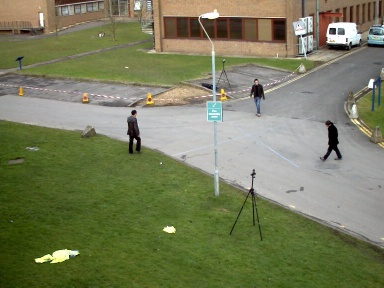
#> input picture .codex_secret_scan/mog-people-tracking/imgs/0001.jpg, 384 x 288 px; its folder holds only this picture in this run
$ python background_mog.py
#> lines starting #> are read from the running program, lines starting #| are printed output that depends on the picture; after the words box and inside, x2 and y2 are one past the last pixel; in counts of white or black regions, pixels touching at a corner belong together
import sys
import os
import numpy as np
import cv2
from scipy.stats import multivariate_normal  # allowed by template, but not required

'''
BG_pivot is the same shape as the input image but with single channel, all pixels have value 1.
'''

class MOG():
    def __init__(self, height=None, width=None, number_of_gaussians=None, background_thresh=None, lr=None):
        if height is None or width is None or number_of_gaussians is None or background_thresh is None or lr is None:
            raise ValueError("MOG init requires height, width, number_of_gaussians, background_thresh, lr")

        self.number_of_gaussians = int(number_of_gaussians)
        self.background_thresh = float(background_thresh)
        self.dist_thresh = 20.0
        self.lr = float(lr)

        self.height = int(height)
        self.width = int(width)

        self.mus = np.zeros((self.height, self.width, self.number_of_gaussians, 3), dtype=np.float32)
        self.sigmaSQs = np.zeros((self.height, self.width, self.number_of_gaussians), dtype=np.float32)
        self.omegas = np.zeros((self.height, self.width, self.number_of_gaussians), dtype=np.float32)

        self.mus[:] = np.array([122, 122, 122], dtype=np.float32)
        self.sigmaSQs[:] = 36.0
        self.omegas[:] = 1.0 / self.number_of_gaussians

    @staticmethod
    def _gauss_prob_iso(x, mu, sigma_sq):
        eps = 1e-6
        sigma_sq = np.maximum(sigma_sq, eps)
        diff = x - mu
        d2 = np.sum(diff * diff, axis=-1)
        norm_const = (2.0 * np.pi * sigma_sq) ** (-1.5)
        return norm_const * np.exp(-0.5 * d2 / sigma_sq)

    def updateParam(self, img, BG_pivot):
        if img is None:
            raise ValueError("updateParam got img=None")

        if img.shape[0] != self.height or img.shape[1] != self.width or img.shape[2] != 3:
            raise ValueError("Image shape does not match initialized MOG size")

        x = img.astype(np.float32)
        K = self.number_of_gaussians
        lr = self.lr

        x_exp = x[:, :, None, :]
        diff = x_exp - self.mus
        d2 = np.sum(diff * diff, axis=-1)

        sigma_sq = np.maximum(self.sigmaSQs, 1e-6)
        match = d2 <= (self.dist_thresh ** 2) * sigma_sq
        any_match = np.any(match, axis=-1)

        d2_masked = np.where(match, d2, np.inf)
        best_k = np.argmin(d2_masked, axis=-1)

        M = np.zeros((self.height, self.width, K), dtype=np.float32)
        rows = np.arange(self.height)[:, None]
        cols = np.arange(self.width)[None, :]
        M[rows, cols, best_k] = any_match.astype(np.float32)

        self.omegas = (1.0 - lr) * self.omegas + lr * M

        no_match = ~any_match
        if np.any(no_match):
            min_k = np.argmin(self.omegas, axis=-1)
            nk = min_k[no_match]
            rr, cc = np.where(no_match)
            self.mus[rr, cc, nk, :] = x[rr, cc, :]
            self.sigmaSQs[rr, cc, nk] = 36.0
            self.omegas[rr, cc, nk] = 0.05

        omega_sum = np.sum(self.omegas, axis=-1, keepdims=True)
        self.omegas = self.omegas / np.maximum(omega_sum, 1e-8)

        probs = self._gauss_prob_iso(x_exp, self.mus, self.sigmaSQs)
        rho = np.clip(lr * probs, 0.0, 0.5)

        for k in range(K):
            mk = (any_match & (best_k == k))
            if not np.any(mk):
                continue
            rr, cc = np.where(mk)
            r = rho[rr, cc, k][:, None]
            mu_old = self.mus[rr, cc, k, :]
            x_pix = x[rr, cc, :]

            mu_new = (1.0 - r) * mu_old + r * x_pix
            self.mus[rr, cc, k, :] = mu_new

            d2_new = np.sum((x_pix - mu_new) ** 2, axis=-1)
            sig_old = self.sigmaSQs[rr, cc, k]
            sig_new = (1.0 - rho[rr, cc, k]) * sig_old + rho[rr, cc, k] * d2_new
            self.sigmaSQs[rr, cc, k] = np.clip(sig_new, 4.0, 5e4)

        rank = self.omegas / np.sqrt(np.maximum(self.sigmaSQs, 1e-6))
        order = np.argsort(rank, axis=-1)[:, :, ::-1]

        omegas_sorted = np.take_along_axis(self.omegas, order, axis=-1)
        cumsum = np.cumsum(omegas_sorted, axis=-1)

        bg_mask_sorted = cumsum <= self.background_thresh
        bg_mask_sorted[:, :, 0] = True

        bg_mask = np.zeros_like(bg_mask_sorted, dtype=bool)
        for pos in range(K):
            ok = order[:, :, pos]
            bg_mask[rows, cols, ok] = bg_mask_sorted[:, :, pos]

        matched_is_bg = np.zeros((self.height, self.width), dtype=bool)
        if np.any(any_match):
            matched_is_bg = bg_mask[rows, cols, best_k] & any_match

        label_img = np.zeros((self.height, self.width), dtype=np.uint8)
        label_img[~matched_is_bg] = 255
        return label_img


def main():
    # Only first 3 images as required by the sheet
    NUM_FRAMES = 3

    # Required fixed parameters
    K = 3
    background_thresh = 0.5
    lr = 0.01

    imgs_dir = 'imgs'
    out_dir = 'output'
    os.makedirs(out_dir, exist_ok=True)

    first_path = os.path.join(imgs_dir, '{:04d}.jpg'.format(1))
    first = cv2.imread(first_path)
#> first is the input picture: shape (288, 384, 3); mean B, G, R 92.7, 125.4, 120.7
    if first is None:
        raise FileNotFoundError(f"Could not read {first_path}. Check that imgs/0001.jpg exists.")

    H, W = first.shape[:2]
#> H = 288; W = 384
    mog = MOG(height=H, width=W, number_of_gaussians=K, background_thresh=background_thresh, lr=lr)

    for i in range(1, NUM_FRAMES + 1):
        img_path = os.path.join(imgs_dir, '{:04d}.jpg'.format(i))
        img = cv2.imread(img_path)
        if img is None:
            raise FileNotFoundError(f"Could not read {img_path}.")

        label_img = mog.updateParam(img, np.ones(img.shape[:2], dtype=np.uint8))
#> in updateParam, `match = d2 <= (self.dist_thresh ** 2) * sigma_sq`:
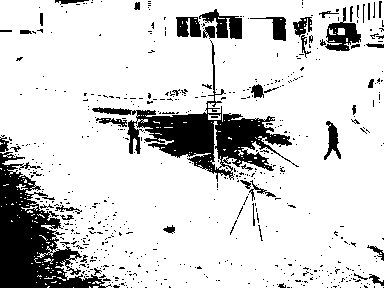
#> match: shape (288, 384, 3) bool; 83.2% white; 584 black regions (535 under 20 px), largest, box (x1, y1, x2, y2) and area: (0, 152, 112, 288) 6355, (92, 40, 299, 182) 5987, (325, 7, 361, 51) 693
#> in updateParam, `d2_masked = np.where(match, d2, np.inf)`: d2_masked: shape (288, 384, 3) float32; 16.76% of the values are NaN or infinite; the others: min 0, max 14394, mean 6112.7
#> in updateParam, `best_k = np.argmin(d2_masked, axis=-1)`: best_k: shape (288, 384) int64; every value is 0
#> in updateParam, `M[rows, cols, best_k] = any_match.astype(np.float32)`:
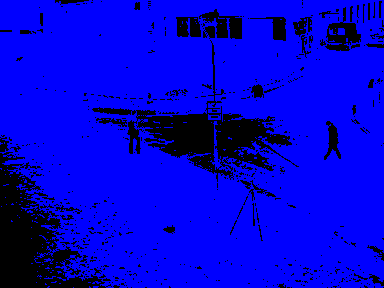
#> M: shape (288, 384, 3) float32; mean of channels 0, 1, 2 0.832, 0, 0; drawn as B, G, R
#> in updateParam, `nk = min_k[no_match]`: nk = 18533 values from 0 to 0
#> in updateParam, `rr, cc = np.where(no_match)`: rr = 18533 values from 0 to 287; cc = 18533 values, max 383 at index 1327, min 0 at index 1757, mean 155.1
#> in updateParam, `self.omegas[rr, cc, nk] = 0.05`:
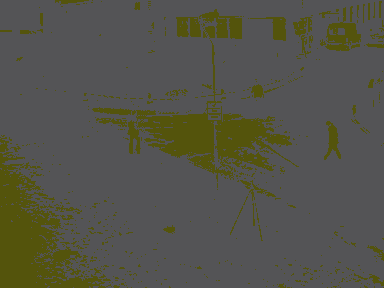
#> self.omegas: shape (288, 384, 3) float32; mean of channels 0, 1, 2 0.291, 0.33, 0.33; drawn as B, G, R
#> in _gauss_prob_iso, `sigma_sq = np.maximum(sigma_sq, eps)`: sigma_sq: shape (288, 384, 3) float32; every value is 36
#> in _gauss_prob_iso, `norm_const = (2.0 * np.pi * sigma_sq) ** (-1.5)`: norm_const: shape (288, 384, 3) float32; every value is 0.000294
#> after the loop in updateParam, `for k in range(K):`:
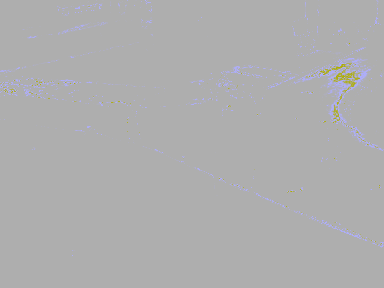
#> self.sigmaSQs: shape (288, 384, 3) float32; mean of channels 0, 1, 2 36, 36, 36; drawn with min black and max white
#> in updateParam, `cumsum = np.cumsum(omegas_sorted, axis=-1)`:
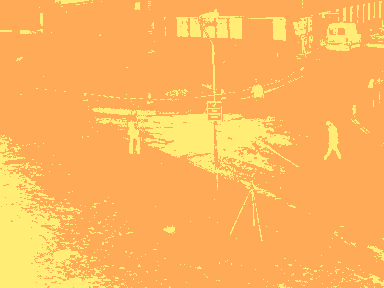
#> cumsum: shape (288, 384, 3) float32; mean of channels 0, 1, 2 0.361, 0.714, 1; drawn as B, G, R
#> after the loop in updateParam, `for pos in range(K):`:
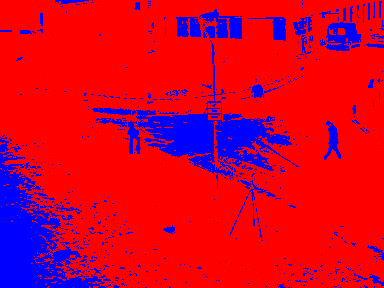
#> bg_mask: shape (288, 384, 3) bool; mean of channels 0, 1, 2 0.832, 0, 0.168; drawn as R, G, B

        # Save mask to output folder
        mask_path = os.path.join(out_dir, f"label{i:04d}.jpg")
        cv2.imwrite(mask_path, label_img)

        # Show original and output side-by-side (single window)
        try:
            mask_bgr = cv2.cvtColor(label_img, cv2.COLOR_GRAY2BGR)
            vis = np.hstack([img, mask_bgr])
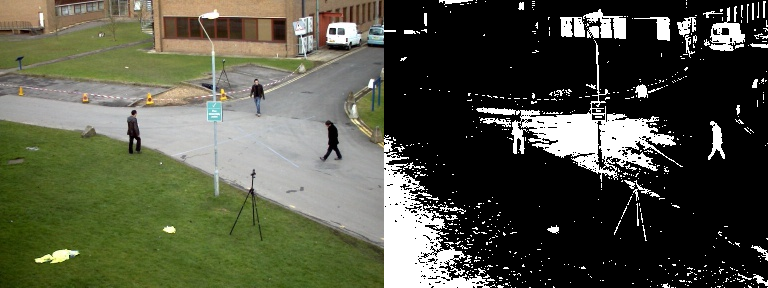
#> vis: shape (288, 768, 3); mean B, G, R 67.7, 84.1, 81.7

            win_name = f"Original | Mask  {i:04d}.jpg"
            cv2.imshow(win_name, vis)

            # Wait for a keypress:
            # - any key continues
            # - 'q' quits
            key = cv2.waitKey(0) & 0xFF
#> (key q is pressed here)
            if key == ord('q'):
                break

            cv2.destroyWindow(win_name)
        except cv2.error:
            # headless environment: skip displaying
            pass

    try:
        cv2.destroyAllWindows()
    except cv2.error:
        pass


if __name__ == "__main__":
    main()
